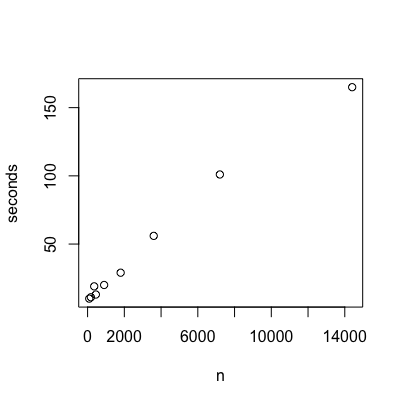

Recreate this plot in R.
# Actual time elapsed by 'n': 'seconds' (for 'R'): 

n <- c(90, 180, 360, 450, 900, 1800, 3600, 7200, 14402)
seconds <- c(10, 11, 19, 13, 20, 29, 56, 101, 165)
plot(n, seconds)
